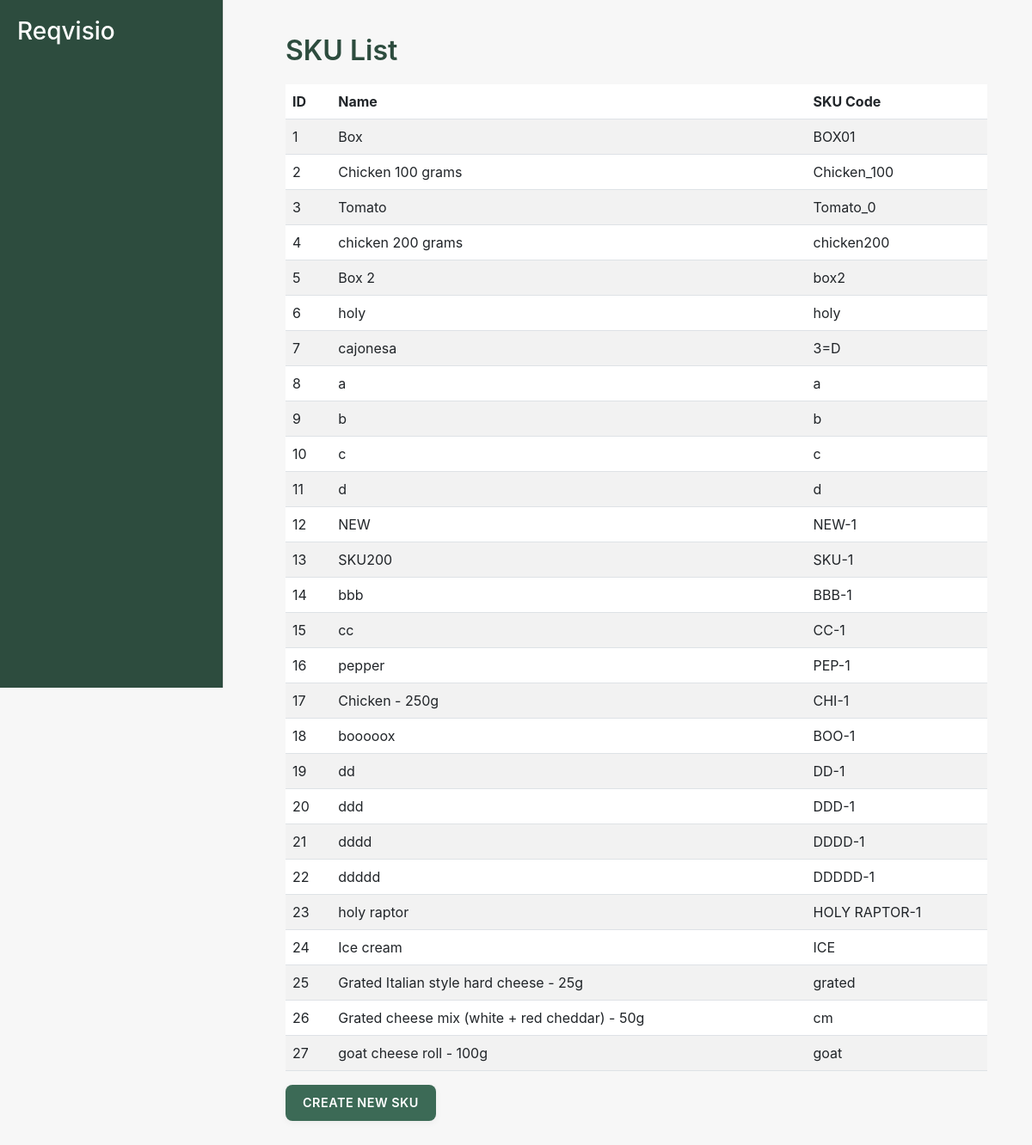
Page /procurement01/skus/ (signed in) on the earlier database version.
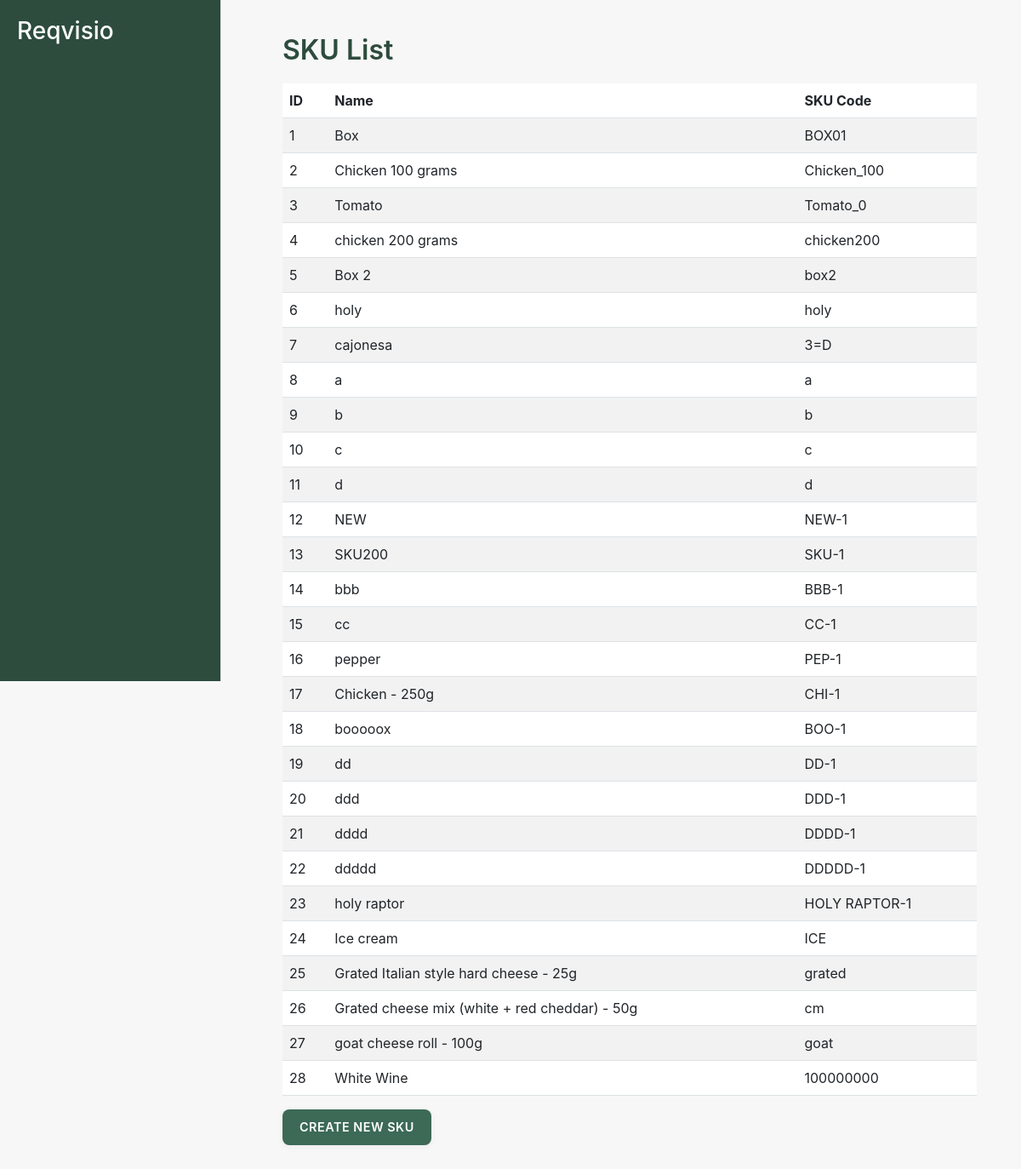
Same page on the later database version.
### procurement01/models.py (models this page shows, shortened)
class SKU(models.Model):
    name = models.CharField(max_length=100)
    sku_code = models.CharField(max_length=50, unique=True)
    company = models.ForeignKey(Company, on_delete=models.CASCADE)
    image_url = models.URLField(blank=True, null=True)  # Optional image URL

### procurement01/views.py (the view)
# urls.py: path('skus/', views.sku_list_view, name='sku_list'),
@login_required
def sku_list_view(request):
    skus = SKU.objects.all()
    return render(request, 'procurement01/sku_list.html', {'skus': skus})

### procurement01/templates/procurement01/sku_list.html (shortened to what this page needs)
{% extends 'procurement01/layout.html' %}
{% block content %}
<h2>SKU List</h2>
<table class="table table-striped" id="sku-table">
    <thead>
        <tr>
            <th>ID</th>
            <th>Name</th>
            <th>SKU Code</th>
        </tr>
    </thead>
    <tbody>
        {% for sku in skus %}
        <tr class="clickable-row" data-href="{% url 'sku_detail' sku.id %}">
            <td>{{ sku.id }}</td>
            <td>{{ sku.name }}</td>
            <td>{{ sku.sku_code }}</td>
        </tr>
        {% endfor %}
    </tbody>
</table>
<a href="{% url 'sku_create' %}" class="btn btn-primary">Create New SKU</a>
{% endblock %}

Differences in the rows shown:
added SKU: id "28", name "White Wine", sku_code "100000000"
